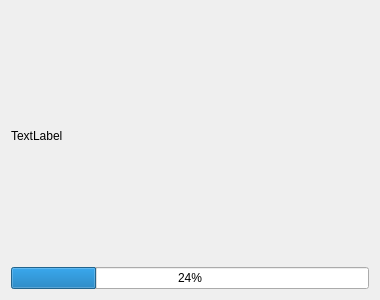
<?xml version="1.0" encoding="UTF-8"?>
<ui version="4.0">
 <class>CodeViewer</class>
 <widget class="QDialog" name="CodeViewer">
  <property name="geometry">
   <rect>
    <x>0</x>
    <y>0</y>
    <width>380</width>
    <height>300</height>
   </rect>
  </property>
  <property name="windowTitle">
   <string>Dialog</string>
  </property>
  <layout class="QVBoxLayout" name="verticalLayout">
   <item>
    <widget class="QLabel" name="label">
     <property name="text">
      <string>TextLabel</string>
     </property>
    </widget>
   </item>
   <item>
    <widget class="QProgressBar" name="progressBar">
     <property name="value">
      <number>24</number>
     </property>
    </widget>
   </item>
  </layout>
 </widget>
 <resources/>
 <connections/>
</ui>
